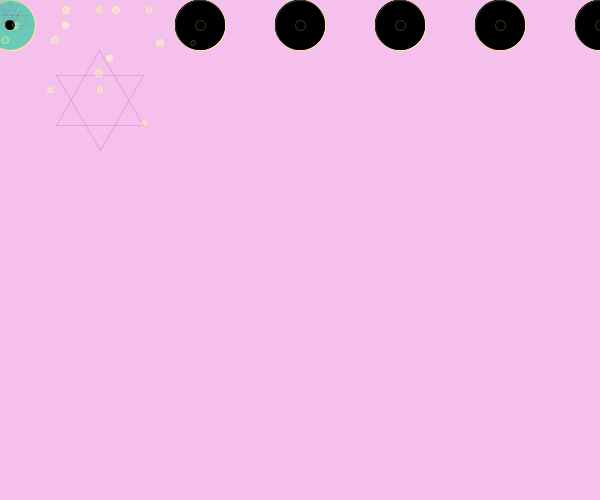
Frame 1 (no input)
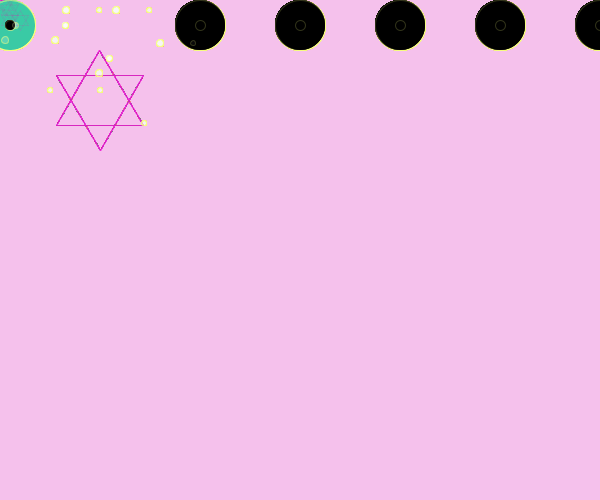
Frame 60 (the mouse pressed at the canvas centre just before this capture)
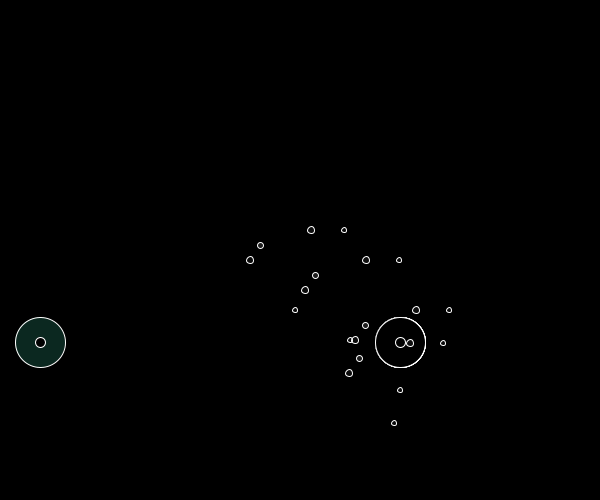
Frame 120 (the mouse held since frame 60 and released just before this capture)

The Processing sketch that drew these frames (run headless with seeded random() and noise(); from frame 60 on, the mouse is pressed at the canvas centre):

// Processing sketch: processing_90812
// ── processing_90812.pde

void setup(){
size(600,500);
background(245,193,236);
smooth();
noCursor();
}
float rad,rad1,rad2;
float x1;
float y1;
float x2;
float y2;
float minX;
float maxX;
int xcent,ycent;
int s;

void draw() {
  if (mousePressed == true){
background(0);
stroke(255);
  }else{
    stroke(244,255,129,50);
  }
  for (int deg1=0; deg1<360; deg1=deg1+60) {
    stroke(196,20,167,10);
  star(50,50 , 50, mouseX+100,mouseY+100);
  star(10, 10, 10, mouseX+5,mouseY+5);
  star(10, 10, 10, mouseX+10,mouseY+10);
  star(10, 10, 10, mouseX+10,mouseY+20);
  star(10, 10, 10, mouseX+20,mouseY+20);
  drawEyes();
  STARS(mouseX, mouseY);
  STARS(mouseX + s + 50, mouseX + s);
STARS(mouseY + s + 94, mouseX + 33);
STARS(mouseX + s - 55, mouseX - 80);


  }
}

void star(int rays, int xradius, int yradius, int xcent, int ycent) {
     for (int deg=0; deg<360; deg=deg+60) {
    rad1=radians(deg);
    rad2=radians(deg+120);
    x1=sin(rad1)*xradius+xcent;
    y1=cos(rad1)*yradius+ycent;
    x2=sin(rad2)*xradius+xcent;
    y2=cos(rad2)*yradius+ycent;
    line(x1,y1,x2,y2);


    
  }
}
void drawEyes() {
  fill(54,206,162,50);
  if (mousePressed == true){
background(0);
stroke(255);
  }else{
    stroke(244,255,129,50);
  }
  drawEye(10,40);
  drawEye(200,400);
  drawEye(300,400);
  drawEye(400,400);
  drawEye(500,400);
  drawEye(600,400);
  drawEye(700,400);
  drawEye(800,400);
    
 }
 void drawEye(float minX, float maxX) {
    
   ellipse(map(mouseX,mouseY,50 + mouseY,minX,maxX), map(mouseY,0,60+ mouseX,25+ mouseX,350), 50, 50);
   fill(0);
  ellipse(map(mouseX,mouseY,50 + mouseY,minX,maxX), map(mouseY,0,60+ mouseX,25+ mouseX,350), 10, 10);
   
    
}
void STARS(int x, int y){
  fill(255, 255, 255, 10);
  ellipse( x+ 5, y + 40, 7,7);
 fill(255, 255, 255, 10);
 ellipse(x + 99, y + 10, 5, 5);
 fill(255, 255, 255, 30);
 ellipse (x + 15, y + 25, 6,6);
 fill(255, 255, 255, 15);
 ellipse ( x + 66, y + 10, 7, 7);
 fill(255, 255, 255, 10);
 ellipse( x + 50, y + 90, 5, 5);
}
